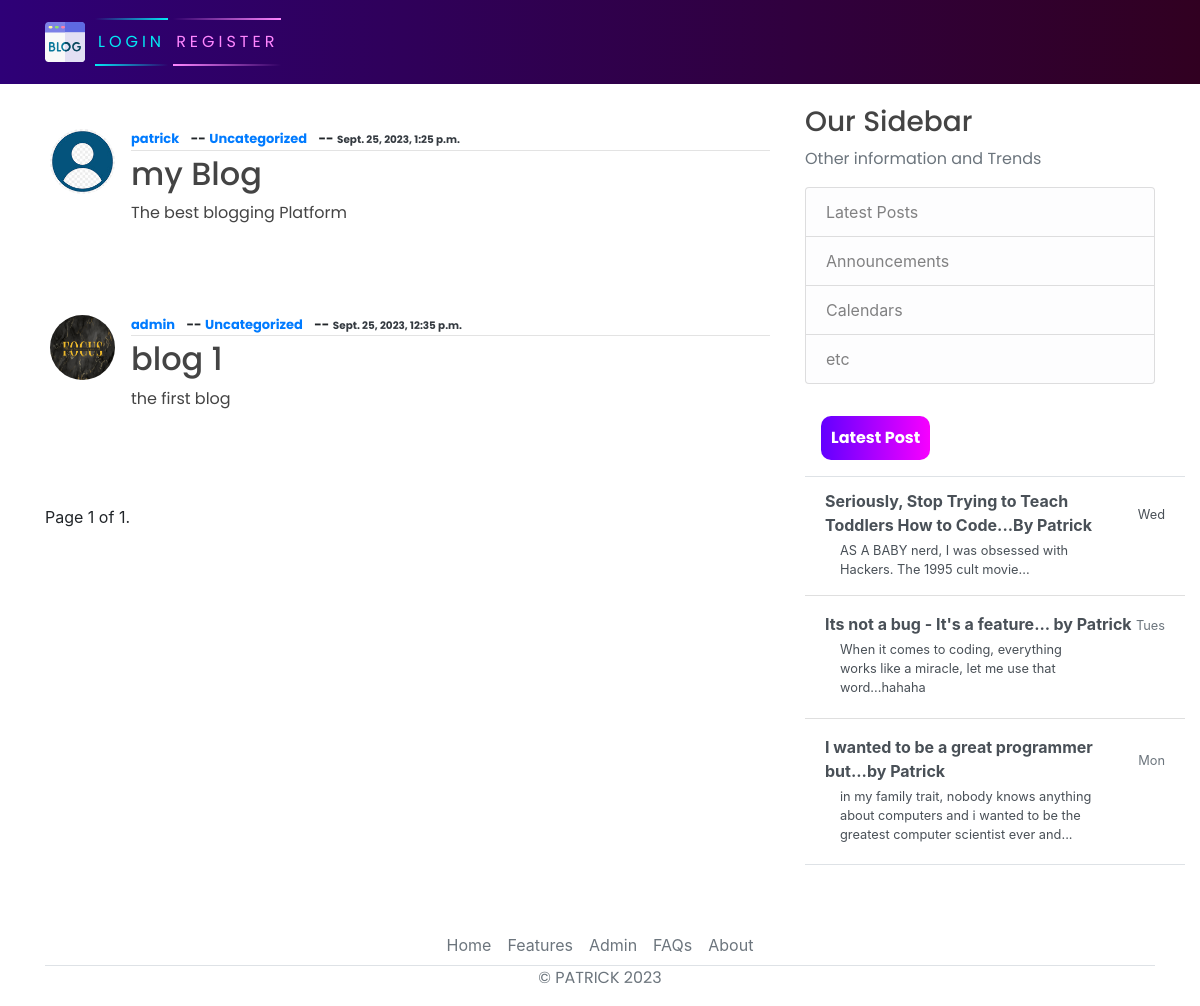
/, run on an earlier commit of the app's database.
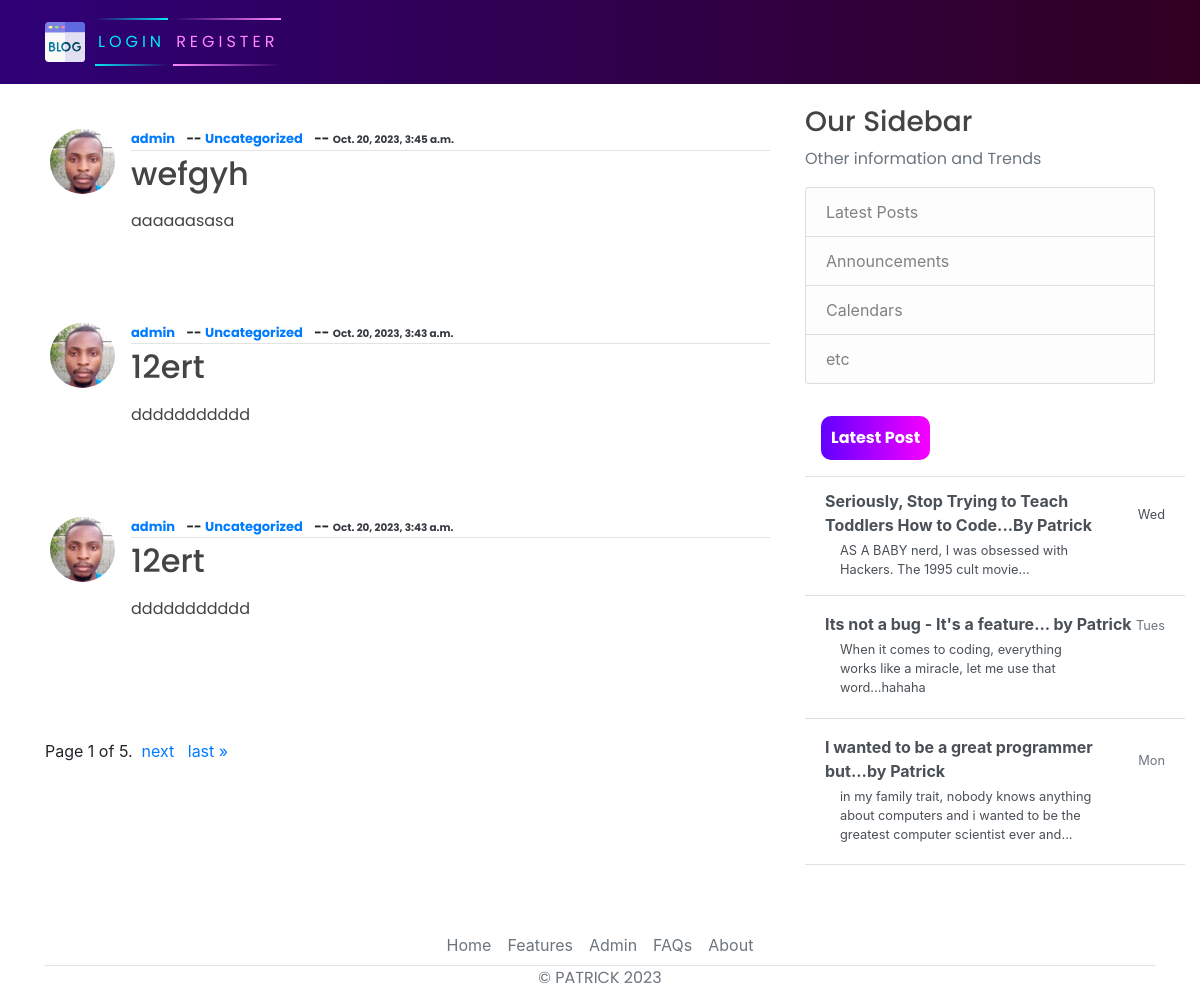
And on a later commit of the database.
### blog/models.py (models this page shows, shortened)
class Post(models.Model):
    title = models.CharField(max_length=200)
    content=RichTextField(null=True,blank=True)
    image_handler=models.ImageField(null=True,blank=True ,upload_to="images/")
    date_posted = models.DateTimeField(auto_now_add=True)
    author = models.ForeignKey(User, on_delete=models.CASCADE)
    likes = models.ManyToManyField(User, related_name='blog_posts', blank=True)
    dislikes = models.ManyToManyField(User, related_name='disliked_posts', blank=True)
    categories = models.ManyToManyField(Category, related_name='posts')
    """
        def total_likes(self):

                return self.likes.count()
    """

### users/models.py (models this page shows, shortened)
class Profile(models.Model):
    user = models.OneToOneField(User, on_delete=models.CASCADE)
    image = models.ImageField(default='default.jpg', upload_to='profile', validators=[
                              FileExtensionValidator(['png', 'jpg'])])

### blog/views.py (the view)
# urls.py: path('', PostListView.as_view(), name="blog-home"),
class PostListView(ListView):
    model = Post
    template_name = 'blog/home.html'
    context_object_name = 'posts'
    ordering = ["-date_posted"]
    """
    paginate here
    """
    paginate_by = 3

### blog/templates/blog/home.html (shortened to what this page needs)
{% extends 'blog/base.html' %}
{% load static %}
{% block content %}
  <h1>Blog Home</h1>
  <hr>
  {% for post in posts %}
    <article class="media content-section row mt-5 pt-3">
      <img class="rounded-circle article-img" src="{{ post.author.profile.image.url }}" alt="">
      <div class="media-body">
        <div class="article-metadata">
          <strong><a class="mr-2" href="#">{{ post.author }}</a></strong>
          <strong>--</strong>
          {% for category in post.category.all %}
            <strong><a href="{% url 'category-list' category.id %}">{{ category.name }} </a></strong>
          {% empty %}
            <strong><a class="mr-2 text-primary" href="#">Uncategorized</a></strong>
          {% endfor %}
          <strong>--</strong>
          <small class="text-dark"><strong>{{ post.date_posted }}</strong></small>
        </div>
        <h2><a class="article-title" href="{% url 'blog-detail' post.id %}">{{ post.title }}</a></h2>
        <p class="article-content">{{ post.content|truncatewords:30|safe }}</p>
      </div>
    </article>
  {% endfor %}
  {% for post in page_obj %}
    {{ post.full_name|upper }}<br>
{% endfor %}
<div class="pagination">
    <span class="step-links">
        <span class="current">
            Page {{ page_obj.number }} of {{ page_obj.paginator.num_pages }}.&nbsp;
        </span>
        {% if page_obj.has_next %}
            <a href="?page={{ page_obj.next_page_number }}">next</a>&nbsp;&nbsp;
            <a href="?page={{ page_obj.paginator.num_pages }}">last &raquo;</a>
        {% endif %}
    </span>
</div>
{% endblock content %}

What changed in the data, as far as the page shows it:
no longer on this page (row edited): Post: author.profile.image (placeholder picture), author "patrick", date_posted "Sept. 25, 2023, 1:25 p.m.", title "my Blog", content "The best blogging Platform"
no longer on this page (row edited): Post: author.profile.image (picture), author "admin", date_posted "Sept. 25, 2023, 12:35 p.m.", title "blog 1", content "the first blog"
added Post: author.profile.image (picture), author "admin", date_posted "Oct. 20, 2023, 3:45 a.m.", title "wefgyh", content "aaaaaasasa"
added Post: author.profile.image (picture), author "admin", date_posted "Oct. 20, 2023, 3:43 a.m.", title "12ert", content "ddddddddddd"
added Post: author.profile.image (picture), author "admin", date_posted "Oct. 20, 2023, 3:43 a.m.", title "12ert", content "ddddddddddd"
Also different on the page:
{{ page_obj.paginator.num_pages }}: "1" → "5"
text now shown: "next last »"
